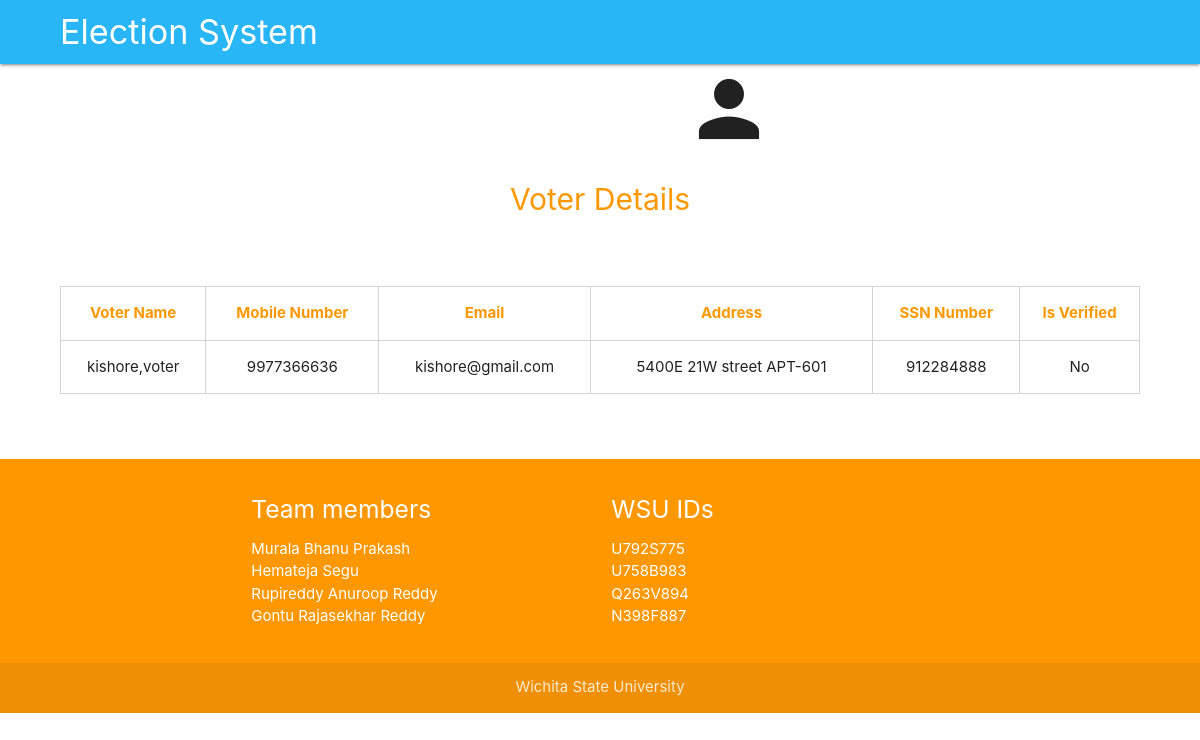
Screenshot of /voter/15/ (signed in) with the database file from the repository.
### application/models.py (models this page shows, shortened)
class VoterInformation(models.Model):
    id = models.AutoField(primary_key=True)
    member = models.ForeignKey(ElectionMember, on_delete=models.CASCADE)
    voter_id = models.CharField(max_length=20,null=True,blank=True)
    birth_date = models.DateField(null=True)
    person_type = models.CharField(max_length=6, choices=(('Male','Male'),('Female','Female')), null=True, blank=True)
    full_address = models.CharField(max_length=180,null=True)
    state = models.CharField(choices=(('KS','Kansas'),), max_length=2,null=True)
    postal_code = models.CharField(max_length=5,null=True)
    ssn = models.CharField(max_length=9,null=True)
    address_proof = models.FileField(upload_to='voter_documents/',null=True)
    other_proof = models.FileField(upload_to='voter_documents/',null=True,blank=True)
    is_account_verified = models.BooleanField(default=False)
    description = models.CharField(max_length=100,null=True,blank=True)
    is_active = models.BooleanField(default=True)

class ElectionMember(AbstractUser):
    election_member_id = models.AutoField(primary_key=True)
    phone_number = models.CharField(max_length=10, null=True, blank=True)
    member_type = models.CharField(max_length=3,
                                   choices=(('CAN', 'Candidate'), ('VOT', 'Voter'), ('ADM', 'Election Admin')), null=True)

### application/views.py (the view)
# urls.py: path('voter/<int:voter_id>/', get_voter_details, name='get_voter'),
def get_voter_details(request, voter_id):
    if not request.user.is_active:
        return member_session_not_active(request)
    voter = VoterInformation.objects.filter(pk=voter_id).first()
    return render(request, 'Election_Voter.html', {'voter': voter})

### application/templates/Election_Voter.html (shortened to what this page needs)
{% extends 'website_base.html' %} {% load crispy_forms_tags %} {% load static %} {% block child_template %} <head>
</head>
<div id="child_template">
  <center>
    <i class="material-icons large">person</i>
    <br><br>
    <h1> Voter Details </h1>
    <br>
  </center> {% if voter.full_address %} <div class="row">
    <br>
    <div class="col-md-12 col-lg-12">
      <table class="table">
        <thead>
          <tr>
            <th>Voter Name</th>
            <th>Mobile Number</th>
            <th>Email</th>
            <th>Address</th>
            <th>SSN Number</th>
            <th>Is Verified</th>
          </tr>
        </thead>
        <tbody>
          <tr>
            <td>{{voter.member.first_name}},{{voter.member.last_name}}</td>
            <td>{{voter.member.phone_number}}</td>
            <td>{{voter.member.email}}</td>
            <td>{{voter.full_address}}{{voter.zip_code}}</td>
            <td>{{voter.ssn}}</td>
            <td> {% if voter.is_account_verified %} Yes {% else %} No {% endif %} </td>
          </tr>
        </tbody>
      </table>
      <br>
      <br>
    </div>
  </div> {% endif %}
</div> {% endblock %}

### application/templates/website_base.html (style rules this page uses)
th,td { border:1px solid lightgray !important; text-align:center; }
th { background-color:white !important; font-weight:bold !important; color:#ff9800 !important; }
h1 { font-size:30px !important; color: #ff9800 !important; margin-top:0px !important; }

### rows the page displays
VoterInformation: member.first_name "kishore", member.last_name "voter", member.phone_number "9977366636", member.email "kishore@gmail.com", full_address "5400E 21W street APT-601", ssn "912284888"
